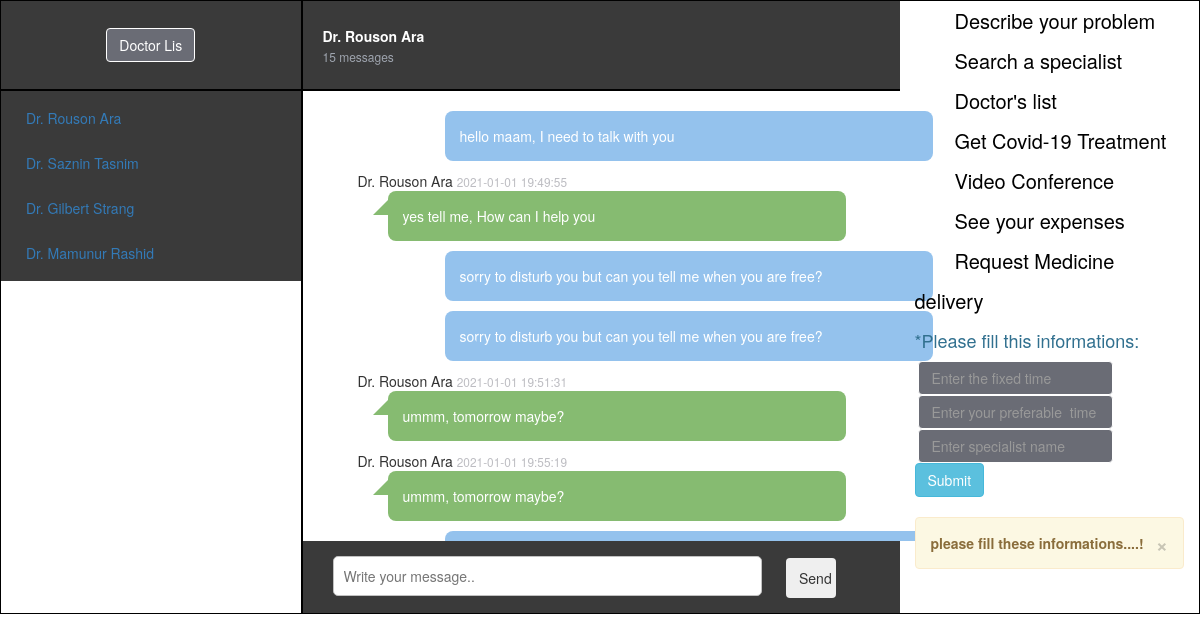
/manageAppointmentPatient.php?doctor_name=Dr. Rouson Ara (signed in), run on the app's committed database.
### tables this page shows
CREATE TABLE `doctor` (
  `id` int(11) NOT NULL,
  `name` varchar(255) NOT NULL,
  `phone` varchar(255) NOT NULL,
  `email` varchar(255) NOT NULL,
  `Password` varchar(255) NOT NULL,
  `specialist` varchar(255) NOT NULL,
  `degree` varchar(255) NOT NULL,
  `fees` varchar(100) NOT NULL,
  `token` varchar(255) NOT NULL,
  `status` varchar(100) NOT NULL
);

CREATE TABLE `user_chat` (
  `msg_id` int(11) NOT NULL,
  `sender_username` varchar(255) NOT NULL,
  `receiver_username` varchar(255) NOT NULL,
  `msg_contest` varchar(255) NOT NULL,
  `msg_status` text NOT NULL,
  `mag_date` timestamp NOT NULL DEFAULT current_timestamp()
);

### manageAppointmentPatient.php (the view, shortened to what this page needs)
<?php
     if(!isset($_SESSION['user_login'])){
       header("Location:index.php");
     } else{
 ?>
<!DOCTYPE html>
<html lang="en">
<head>
  <link rel="stylesheet" href="https://maxcdn.bootstrapcdn.com/bootstrap/3.4.1/css/bootstrap.min.css">
  <link rel="stylesheet" href="manageAppointmentPatient1.css">
</head>
<body>
  <div class="container main-section">
    <div class="row">
      <div class="col-md-3 col-sm-3 col-xs-12 left-sidebar">
        <div class="input-group searchbox">
          <div class="input-group-btn">
            <center> <a href="showDoctorList.php"> <button class="btn btn-default search-icon" type="submit" name="search_doctor">Doctor Lis</button> </a></center>
          </div>
        </div>
        <div class="left-chat">
          <ul>
            <?php include("get_doctor_data.php"); ?>
          </ul>
        </div>
      </div>
      <div class="col-md-6 col-sm-6 col-xs-12 right-sidebar">
        <div class="row">
          <?php
            $user = $_SESSION['user_login'];
            $conn = mysqli_connect('localhost','root','','hospital_management_system');
             $get_user = "SELECT * FROM register WHERE Email='$user'";
             $run_user = mysqli_query($conn, $get_user);
             $row = mysqli_fetch_array($run_user);
             $user_name = $row['Name'];
           ?>
          <?php
            if(isset($_GET['doctor_name'])){
              $conn = mysqli_connect('localhost','root','','hospital_management_system');
             $get_doctorname = $_GET['doctor_name'];
                $get_doctor= "SELECT * FROM doctor WHERE name='$get_doctorname'";
               $run_user = mysqli_query($conn, $get_doctor);
               $row_user = mysqli_fetch_array($run_user);
              $doctor_name = $row_user['name'];
            }
             $total_messages = "SELECT * FROM user_chat WHERE (sender_username = '$user_name' AND receiver_username='$doctor_name') OR (receiver_username = '$user_name' AND sender_username='$doctor_name')";
             $run_msg = mysqli_query($conn, $total_messages);
             $total = mysqli_num_rows($run_msg);
           ?>
           <div class="col-md-12 right-header">
             <div class="right-header-detail">
               <form method="post">
                 <p> <?php echo $doctor_name; ?> </p>
                 <span> <?php echo $total; ?> messages</span> &nbsp  &nbsp
               </form>
             </div>
           </div>
        </div>
            <div class="row">
              <div id="scrolling_to_bottom" class="col-md-9 right-header-contentchat">
                <?php
                    $sel_msg="SELECT * FROM user_chat WHERE(sender_username='$user_name' AND receiver_username='$doctor_name') OR (receiver_username='$user_name' AND sender_username='$doctor_name') ORDER by 1 ASC";
                    $run_msgs = mysqli_query($conn, $sel_msg);
                    while($row = mysqli_fetch_array($run_msgs)){
                      $sender_username = $row['sender_username'];
                      $receiver_username = $row['receiver_username'];
                      $msg_content = $row['msg_contest'];
                      $msg_date = $row['mag_date'];
                 ?>
                 <ul>
                   <?php
                       if($user_name == $sender_username AND $doctor_name == $receiver_username){ ?>
                           <li>
                              <div class="rightside-right-chat">
                                <p> <?php echo $msg_content; ?> </p>
                              </div>
                           </li>
                  <?php  }
                    elseif($user_name == $receiver_username AND $doctor_name == $sender_username){ ?>
                        <li>
                           <div class="rightside-left-chat">
                             <span> <?php echo $doctor_name; ?> <small> <?php echo $msg_date;?></small> </span>
                             <p> <?php echo $msg_content; ?> </p>
                           </div>
                        </li>
               <?php  }
                 ?>
                 </ul>
                 <?php
               }
                ?>
              </div>
            </div>
                <div class="row">
                  <div class="col-md-6 right-chat-textbox">
                    <form method="post">
                      <input autocomplete="off" type="text" name="msg_content" placeholder="Write your message..">
                      <button class="btn" name="submit"> Send<i class="fa fa-telegram" aria-hidden="true"></i> </button>
                    </form>
                  </div>
                </div>
      </div>
      <div id="sidebar" class="col-md-3">
        <ul class="list-unstyled">
          <li> <a id="option1" href="homepagePatient.php">Describe your problem</a> </li>
          <li> <a id="option1" href="searchDoctor.php">Search a specialist</a> </li>
          <li> <a id="option1" href="showDoctorList.php">Doctor's list</a> </li>
          <li> <a id="option1" href="getCovidTreatment.php">Get Covid-19 Treatment</a> </li>
          <li> <a id="option1" href="videoConfaPatient.php">Video Conference</a> </li>
          <li> <a id="option1" href="totalExpense.php">See your expenses</a> </li>
          <li> <a id="option1" href="medicineAndprescription.php">Request Medicine delivery</a> </li>
        </ul>
        <h4 class="text-info">*Please fill this informations: </h4>
        <form class="form-inline" action="insertMeeting_time.php" method="post">
           <div class="form-group">
             <input id="sp" type="text" class="form-control" name="fixed_time" placeholder="Enter the fixed time">
           </div>
            <div class="form-group">
              <input id="sp" type="text" class="form-control" name="prefer_time" placeholder="Enter your preferable  time">
            </div>
            <div class="form-group">
              <input id="sp" type="text" class="form-control" name="doctor2" placeholder="Enter specialist name">
            </div>
          <input type="submit" name="btn-ok" class="btn btn-info" value="Submit">
          </form>
          <br>
          <?php
             if(isset($_SESSION['succ'])){
               ?>  <div class="alert alert-success " role="alert">
                <button type="button" class="close" data-dismiss="alert" aria-label="Close"><span aria-hidden="true">&times;</span></button>
             <strong>Success!</strong> Your informations have  been inserted successfully.
           </div> <?php
         } else{
               ?>  <div class="alert alert-warning " role="alert">
             <button type="button" class="close" data-dismiss="alert" aria-label="Close"><span aria-hidden="true">&times;</span></button>
             <strong>please fill these informations....!</strong>
           </div> <?php
             }
           ?>
      </div>
    </div>
  </div>
</body>
</html>
<?php } ?>

### get_doctor_data.php (shortened to what this page needs)
<?php
$conn = mysqli_connect('localhost','root','','hospital_management_system');
 $doctor = "SELECT * FROM doctor";
 $run_doctor = mysqli_query($conn,$doctor);
 while($row_doctor=mysqli_fetch_array($run_doctor)){
    $doctor_name = $row_doctor['name'];
    echo"
      <li>
          <div class='chat-left-detail'>
            <p> <a href='manageAppointmentPatient.php?doctor_name=$doctor_name'>$doctor_name</a> </p>";
 }
 ?>

### manageAppointmentPatient1.css (style rules this page uses)
.main-section { border: 1px solid #000; width: 100%; }
.left-sidebar { background-color: #3A3A3A; padding: 0px; }
.searchbox { width: 100%; padding: 27px 10px; border-bottom: 2px solid #000; }
.form-control,.search-icon,.search-icon:hover { background-color: #6A6C75; border: 1px solid #fff; color: #fff; box-shadow: none !important; }
.chat-left-detail { float: left; }
.left-chat { overflow-y: scroll; }
.left-chat ul { overflow: hidden; padding: 0px; }
.left-chat ul li { list-style: none; width: 100%; float: left; margin: 10px 0px 8px 15px; }
.chat-left-detail { margin-left: 10px; }
.chat-left-detail p { margin: 0px; color: #fff; padding: 7px 0px 0px; }
.right-sidebar { border-left: 2px solid #000; }
.right-header { border-bottom: 2px solid #000; margin: 0px; padding: 0px; }
.right-header { padding: 20px; height: 90px; background-color: #3A3A3A; }
.right-header-detail p { margin: 0px; color: #fff; font-weight: bold; padding-top: 5px; }
.right-header-detail span { color: #9FA5AF; font-size: 12px; }
.rightside-left-chat,.rightside-right-chat { float: left; width: 80%; position: relative; }
.rightside-right-chat { float: right; margin-right: 35px; }
.rightside-left-chat p { margin-left: 30px; }
.right-header-contentchat { overflow-y: scroll; background-color: #FFFFFF; position: relative; height: 450px; width: 680px; }
.right-header-contentchat ul li { list-style: none; margin-top: 20px; }
.right-header-contentchat .rightside-left-chat p,.right-header-contentchat .rightside-right-chat p { background-color: #86BB71; padding: 15px; border-radius: 8px; color: #fff; }
.right-header-contentchat .rightside-right-chat p { background-color: #94C2ED; }
.right-chat-textbox { padding: 15px 30px; width: 100%; background-color: #3A3A3A; }
.right-chat-textbox input { width: 80%; height: 40px; border: 2px solid #3d85ca; border-radius: 5px; padding: 0px 10px; border: 1px solid #c1c1c1; }
.right-chat-textbox button { height: 40px; width: 50px; margin-left: 20px; }
.rightside-right-chat span small, .rightside-left-chat span small { color: #BDBDC2; }
.rightside-left-chat:before { content: " "; position:absolute; top: 14px; left: 15px; bottom: 150px; border: 15px solid transparent; border-bottom-color: #86BB71; z-index: 1; }
.rightside-right-chat:before { content: " "; position:absolute; top: 14px; left: 15px; bottom: 150px; border: 15px solid transparent; border-bottom-color: #94C2ED; z-index: 1; }
#option1 { font-size: 20px; font-weight: 200; color: black; line-height: 40px; margin-left: 40px; margin-top: 30px; margin-bottom: 70px; }
#sidebar { height: 400px; }

### data on the page
doctor: name "Dr. Rouson Ara"
doctor: name "Dr. Saznin Tasnim"
doctor: name "Dr. Gilbert Strang"
doctor: name "Dr. Mamunur Rashid"
user_chat: msg_contest "hello maam, I need to talk with you"
user_chat: mag_date "2021-01-01 19:49:55", msg_contest "yes tell me, How can I help you"
user_chat: msg_contest "sorry to disturb you but can you tell me when you are free?"
user_chat: msg_contest "sorry to disturb you but can you tell me when you are free?"
user_chat: mag_date "2021-01-01 19:51:31", msg_contest "ummm, tomorrow maybe?"
user_chat: mag_date "2021-01-01 19:55:19", msg_contest "ummm, tomorrow maybe?"

### other printed values
$total "15"
